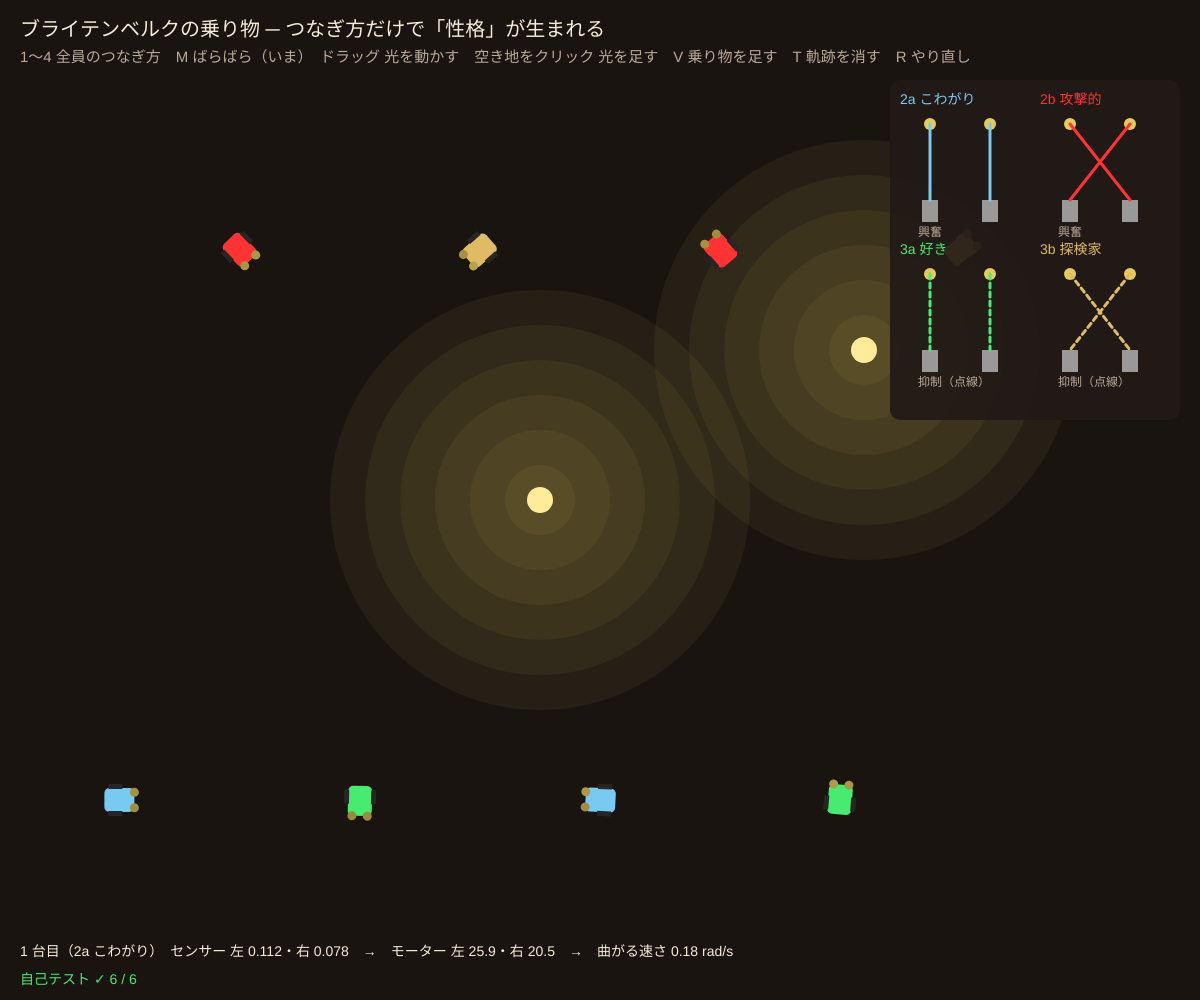
Frame 1 (no input)
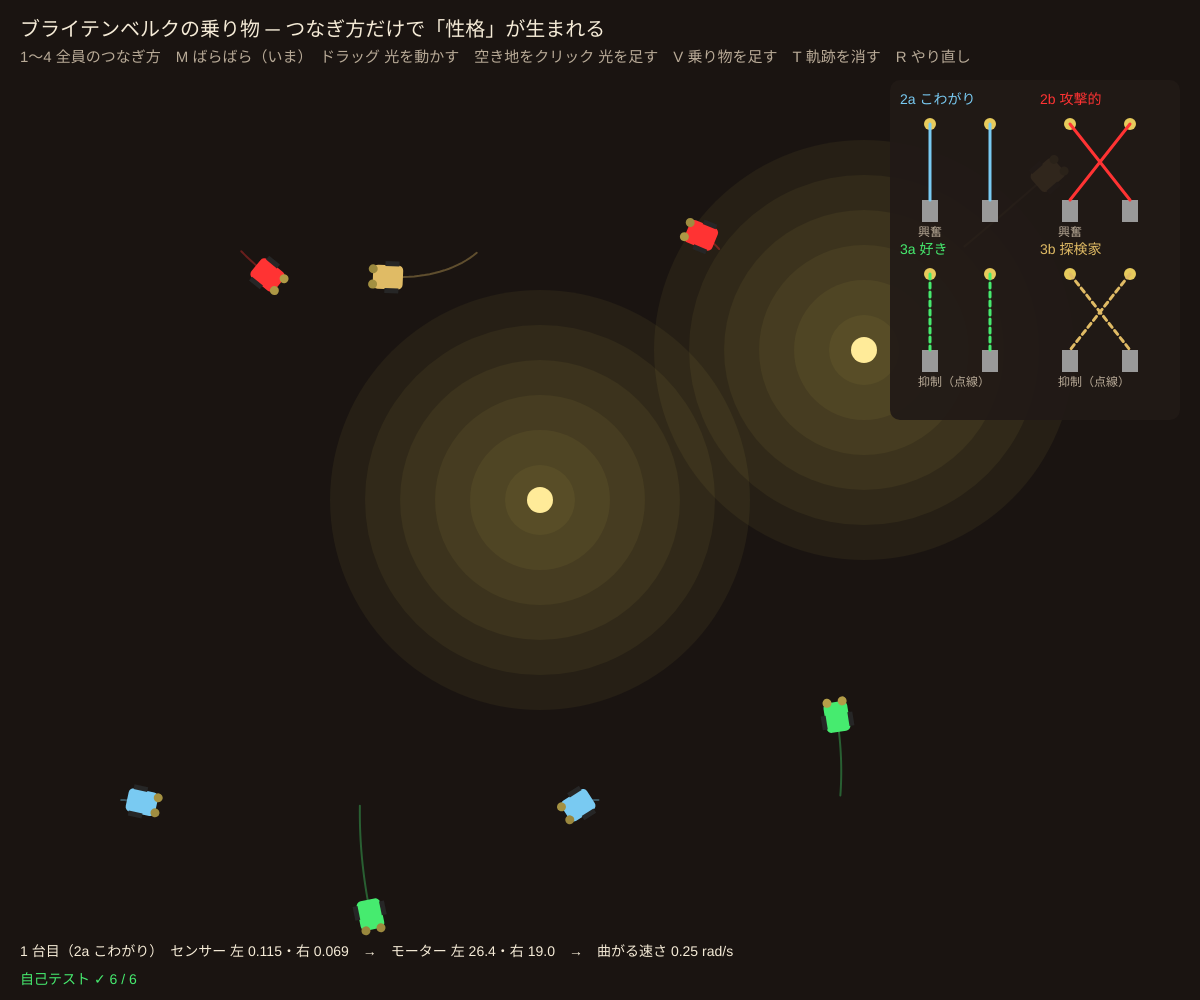
Frame 60 (no input)
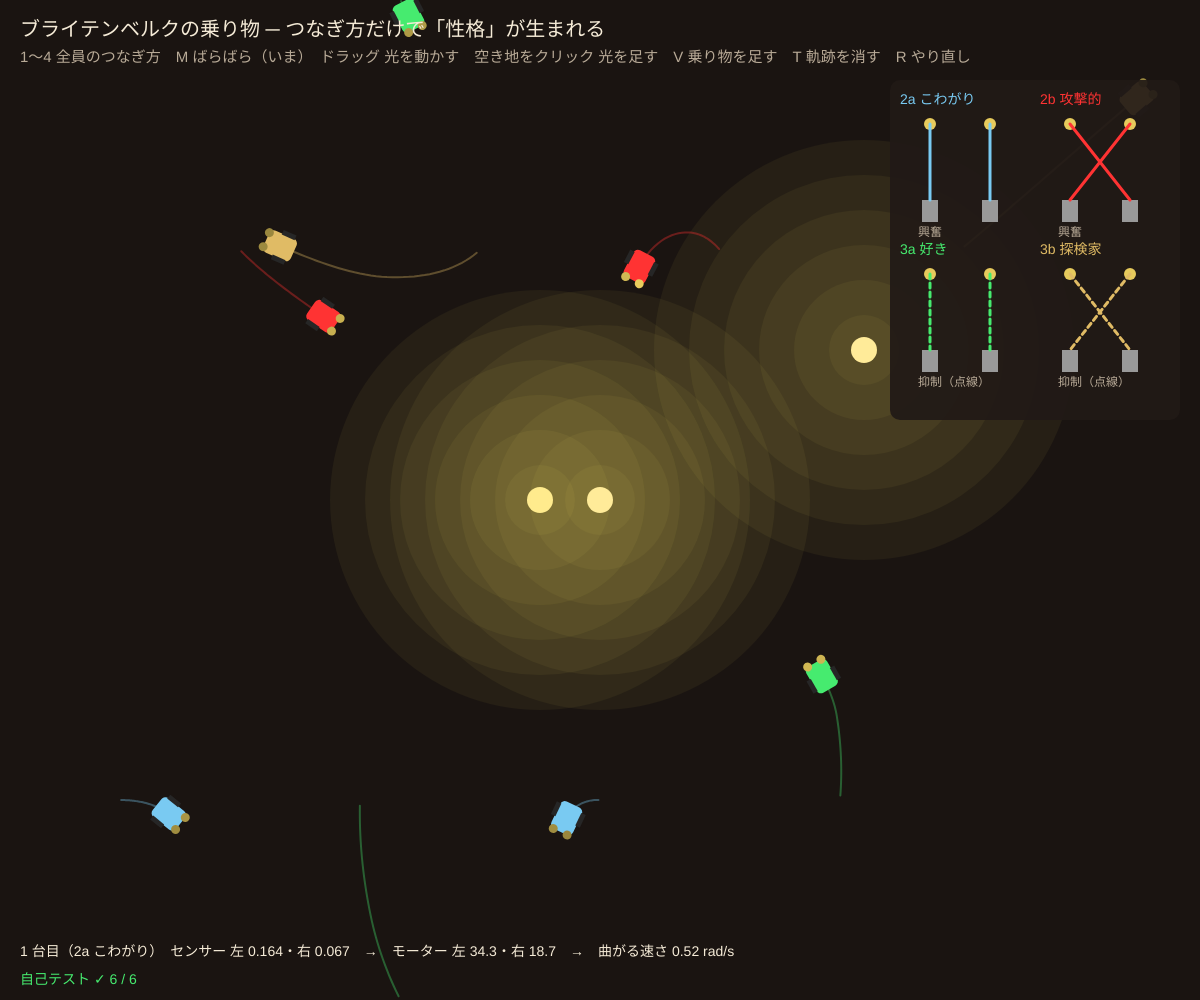
Frame 120 (the mouse pressed at the canvas centre since frame 60)

The p5.js sketch that drew these frames (run headless with seeded random() and noise() and a simulated clock; from frame 60 on, the mouse is pressed at the canvas centre):

// p5.js sketch
// ── sketch.js
// ============================================
// 08 ブライテンベルクの乗り物（1984）
// センサー 2 つ・モーター 2 つ。つなぎ方を変えるだけで、見る人には「こわがり」「攻撃的」「好き」「探検家」に見える
// 同じ側／交差 × 興奮（明るいほど速く）／抑制（明るいほど遅く）の 4 通り。中身は数行の足し算
// 1〜4 = 全員のつなぎ方 / M = ばらばら（混ぜる） / ドラッグ = 光を動かす / クリック（空き地）= 光を足す / V = 乗り物を足す / T = 軌跡を消す / R = やり直し
// ============================================

const WIRES = [
  { name: '2a こわがり', cross: false, inhib: false },
  { name: '2b 攻撃的', cross: true, inhib: false },
  { name: '3a 好き', cross: false, inhib: true },
  { name: '3b 探検家', cross: true, inhib: true },
];
const VMAX = 120, BASE = 8, KS = 160;   // ★ モーターの最大・最小の速さ、センサーの効きぐあい
const AXLE = 30, SENS_A = 0.5, SENS_D = 16;   // 車輪の間、センサーの角度と前への距離
let lamps = [], cars = [], dragI = -1, sel = 0, mixMode = true;

function setup() {
  createCanvas(windowWidth, windowHeight);
  colorMode(HSB, 360, 100, 100, 100);
  selfTest();
  resetAll();
}
function resetAll() {
  lamps = [{ x: width * 0.45, y: height * 0.5, P: 1 }, { x: width * 0.72, y: height * 0.35, P: 1 }];
  cars = []; for (let i = 0; i < 8; i++) cars.push(makeCar(width * (0.1 + 0.1 * i), height * (i % 2 ? 0.25 : 0.8), i * 0.8, mixMode ? i % 4 : sel));
}
function makeCar(x, y, th, w) { return { x, y, th, w, trail: [], sL: 0, sR: 0, mL: 0, mR: 0 }; }

// ---- センサー：明るさ = Σ P ÷ (1 + (距離/150)²) × (0.5 + 0.5 cos(センサーの向きと光の向きのずれ))
function sensorAt(x, y, dir, L) {
  let s = 0;
  for (let l of L) { let dx = l.x - x, dy = l.y - y, d = Math.hypot(dx, dy); s += (l.P / (1 + (d / 150) ** 2)) * (0.5 + 0.5 * Math.cos(Math.atan2(dy, dx) - dir)); }
  return s;
}
// ---- 1 きざみ：センサー → （配線）→ モーター → 車輪の速さのちがいで曲がる
function carStep(c, L, dt, W, H, wrap) {
  let a = c.th - SENS_A, b = c.th + SENS_A;                     // 画面は y が下向きなので、角度が小さい側 = 左
  c.sL = sensorAt(c.x + SENS_D * Math.cos(a), c.y + SENS_D * Math.sin(a), a, L);
  c.sR = sensorAt(c.x + SENS_D * Math.cos(b), c.y + SENS_D * Math.sin(b), b, L);
  let w = WIRES[c.w], inL = w.cross ? c.sR : c.sL, inR = w.cross ? c.sL : c.sR;
  let motor = (s) => clampv(w.inhib ? VMAX - KS * s : BASE + KS * s, 0, VMAX * 1.5);
  c.mL = motor(inL); c.mR = motor(inR);
  let v = (c.mL + c.mR) / 2, om = (c.mL - c.mR) / AXLE;          // 左が速い → 右へ曲がる
  c.th += om * dt; c.x += v * Math.cos(c.th) * dt; c.y += v * Math.sin(c.th) * dt;
  if (wrap) { c.x = (c.x + W) % W; c.y = (c.y + H) % H; }
  return { v, om };
}

function draw() {
  background(24, 35, 10);
  for (let c of cars) {
    let ox = c.x, oy = c.y;
    for (let k = 0; k < 2; k++) carStep(c, lamps, 1 / 120, width, height, true);
    if (Math.abs(c.x - ox) > 50 || Math.abs(c.y - oy) > 50) c.trail.push(null);
    if (frameCount % 3 === 0) { c.trail.push([c.x, c.y]); if (c.trail.length > 240) c.trail.shift(); }
  }
  for (let l of lamps) { noStroke(); for (let r = 6; r > 0; r--) { fill(48, 60, 100, 5); circle(l.x, l.y, r * 70); } fill(48, 40, 100); circle(l.x, l.y, 26); }
  let cols = [[200, 50, 95], C_ALARM, C_SCOPE, C_BRASS];
  for (let c of cars) {
    stroke(col(cols[c.w], 35)); strokeWeight(2); noFill();
    let seg = []; for (let p of c.trail.concat([[c.x, c.y]])) { if (!p) { drawSeg(seg); seg = []; } else seg.push(p); } drawSeg(seg);
    push(); translate(c.x, c.y); rotate(c.th);
    noStroke(); fill(col(cols[c.w])); rect(-16, -12, 30, 24, 5);
    fill(0, 0, 15); rect(-12, -16, 14, 5); rect(-12, 11, 14, 5);
    fill(48, 60, 60 + 40 * Math.min(1, c.sL)); circle(SENS_D * Math.cos(-SENS_A), SENS_D * Math.sin(-SENS_A), 9);
    fill(48, 60, 60 + 40 * Math.min(1, c.sR)); circle(SENS_D * Math.cos(SENS_A), SENS_D * Math.sin(SENS_A), 9);
    pop();
  }

  say('ブライテンベルクの乗り物 ─ つなぎ方だけで「性格」が生まれる', 20, 36, 20);
  say('1〜4 全員のつなぎ方　M ばらばら' + (mixMode ? '（いま）' : '') + '　ドラッグ 光を動かす　空き地をクリック 光を足す　V 乗り物を足す　T 軌跡を消す　R やり直し', 20, 62, 15, C_SUB);
  // 配線の図（4 種類）
  let px = width - 300, py = 90;
  noStroke(); fill(25, 35, 13, 92); rect(px - 10, py - 10, 290, 340, 10);
  WIRES.forEach((w, i) => {
    let x = px + (i % 2) * 140, y = py + Math.floor(i / 2) * 150;
    say(w.name, x, y + 14, 14, cols[i]);
    let sx1 = x + 30, sx2 = x + 90, sy = y + 34, my = y + 110;
    fill(48, 60, 90); circle(sx1, sy, 12); circle(sx2, sy, 12); fill(0, 0, 60); rect(sx1 - 8, my, 16, 22); rect(sx2 - 8, my, 16, 22);
    stroke(col(cols[i])); strokeWeight(3);
    if (w.inhib) drawingContext.setLineDash([5, 4]);
    if (w.cross) { line(sx1, sy, sx2, my); line(sx2, sy, sx1, my); } else { line(sx1, sy, sx1, my); line(sx2, sy, sx2, my); }
    drawingContext.setLineDash([]);
    say(w.inhib ? '抑制（点線）' : '興奮', x + 18, y + 146, 12, C_SUB);
  });
  // 1 台目の数
  let c = cars[0];
  say('1 台目（' + WIRES[c.w].name + '）　センサー 左 ' + c.sL.toFixed(3) + '・右 ' + c.sR.toFixed(3) + '　→　モーター 左 ' + c.mL.toFixed(1) + '・右 ' + c.mR.toFixed(1) + '　→　曲がる速さ ' + ((c.mL - c.mR) / AXLE).toFixed(2) + ' rad/s', 20, height - 44, 14);
  drawSelfTest();
}
function drawSeg(seg) { if (seg.length < 2) return; beginShape(); for (let p of seg) vertex(p[0], p[1]); endShape(); }

function mousePressed() {
  dragI = lamps.findIndex((l) => Math.hypot(mouseX - l.x, mouseY - l.y) < 30);
  if (dragI < 0 && mouseX < width - 310 && lamps.length < 5) lamps.push({ x: mouseX, y: mouseY, P: 1 });
}
function mouseDragged() { if (dragI >= 0) { lamps[dragI].x = mouseX; lamps[dragI].y = mouseY; } }
function mouseReleased() { dragI = -1; }
function keyPressed() {
  let n = parseInt(key);
  if (n >= 1 && n <= 4) { sel = n - 1; mixMode = false; for (let c of cars) c.w = sel; }
  if (key === 'm' || key === 'M') { mixMode = true; cars.forEach((c, i) => (c.w = i % 4)); }
  if (key === 'v' || key === 'V') if (cars.length < 24) cars.push(makeCar(random(width), random(height), random(TWO_PI), mixMode ? cars.length % 4 : sel));
  if (key === 't' || key === 'T') for (let c of cars) c.trail = [];
  if (key === 'r' || key === 'R') resetAll();
}

// ---- 自己テスト（光 1 つ、まわりに壁なし）
function selfTest() {
  selfTestResults = [];
  let L = [{ x: 400, y: 0, P: 1 }];
  check('光が真正面：4 種類とも左右のモーターが同じ → まっすぐ', WIRES.every((w, i) => near(carStep(makeCar(0, 0, 0, i), L, 1e-9, 0, 0, false).om, 0, 1e-12)));
  let Lleft = [{ x: 300, y: -200, P: 1 }];                     // 前の左（y が上 = 画面の上）
  let om = WIRES.map((w, i) => carStep(makeCar(0, 0, 0, i), Lleft, 1e-9, 0, 0, false).om);
  check('光が左前：2a と 3b は右へ（離れる）、2b と 3a は左へ（向かう）', om[0] > 0 && om[3] > 0 && om[1] < 0 && om[2] < 0);
  let run = (w, T) => { let c = makeCar(0, 300, -0.4, w), minD = 1e9, d0 = Math.hypot(400, 300), v = 0; for (let k = 0; k < T * 120; k++) { v = carStep(c, L, 1 / 120, 0, 0, false).v; minD = Math.min(minD, Math.hypot(c.x - 400, c.y)); } return { c, minD, d: Math.hypot(c.x - 400, c.y), d0, v }; };
  let b = run(1, 25);
  check('2b 攻撃的：光にぶつかる（最も近い距離 ' + b.minD.toFixed(1) + ' < 20）', b.minD < 20);
  let a = run(0, 25);
  check('2a こわがり：25 秒後、はじめ（' + a.d0.toFixed(0) + '）より遠い（' + a.d.toFixed(0) + '）', a.d > a.d0);
  let l = run(2, 30);
  check('3a 好き：光のそば（' + l.d.toFixed(0) + ' < 150）でゆっくり（速さ ' + l.v.toFixed(1) + ' < ' + (0.25 * VMAX) + '）', l.d < 150 && l.v < 0.25 * VMAX);
  let e = run(3, 30);
  check('どの配線でも 30 秒後に NaN にならない', [a, b, l, e].every((r) => Number.isFinite(r.c.x + r.c.y + r.c.th)));
  reportSelfTest();
}

// ---------- やってみよう ----------
// 1. 1〜4 で全員のつなぎ方をそろえ、光をドラッグして動かそう。どれが「こわがり」に見える？
// 2. 光を 2 つ近くに置くと、3a（好き）はどちらを選ぶ？ 3b（探検家）は？
// 3. KS を 2 倍にすると、性格は「強く」なる？
// 4. 自分で配線を考えよう：左センサーを両方のモーターに興奮でつなぐと？（WIRES に 1 行足して carStep を少し変える）
// 5. ブライテンベルクの「作るのはやさしく、外から見て中身を当てるのは難しい」（下から作る心理学）を、06 のブラックボックスと比べよう


// ==================================================
// ここから下は「サイバネティクスの道具」（中身は読まなくても OK。消さないでね）
// ==================================================
function clampv(v, a, b) { return v < a ? a : v > b ? b : v; }
function fin(v, d) { return Number.isFinite(v) ? v : d; }        // NaN・Infinity なら d にもどす
// 決まった種（seed）から毎回同じ乱数列（0〜1）を出す。自己テストをいつも同じにするため
function makeRng(seed) {
  let a = seed >>> 0;
  return () => { a = (a + 0x6d2b79f5) >>> 0; let t = a; t = Math.imul(t ^ (t >>> 15), t | 1); t ^= t + Math.imul(t ^ (t >>> 7), t | 61); return ((t ^ (t >>> 14)) >>> 0) / 4294967296; };
}

// ---- 画面の道具（色は [色相, 彩度, 明るさ] の配列）
const C_TXT = [40, 12, 96], C_SUB = [35, 18, 72], C_SCOPE = [135, 70, 92], C_TUBE = [24, 85, 100], C_BRASS = [42, 55, 88], C_ALARM = [0, 80, 100];
function col(c, a) { return color(c[0], c[1], c[2], a === undefined ? 100 : a); }
function say(s, x, y, size, c) { noStroke(); fill(col(c || C_TXT)); textSize(size || 15); text(s, x, y); }
// オシロスコープ風の枠
function plotFrame(x, y, w, h, title) {
  noStroke(); fill(130, 40, 6, 90); rect(x, y, w, h, 6);
  stroke(130, 40, 40, 40); strokeWeight(1);
  for (let k = 1; k < 4; k++) line(x, y + (h * k) / 4, x + w, y + (h * k) / 4);
  noFill(); stroke(C_BRASS[0], C_BRASS[1], 60); rect(x, y, w, h, 6);
  if (title) say(title, x + 8, y + 18, 13, C_SUB);
}
// arr の値を lo〜hi の範囲で、枠 (x, y, w, h) に折れ線で描く（n = 横に並べる点の数）
function plotLine(arr, x, y, w, h, lo, hi, c, n, wt) {
  if (!arr || arr.length < 2) return;
  n = n || arr.length;
  stroke(col(c)); strokeWeight(wt || 2); noFill();
  beginShape();
  for (let i = 0; i < arr.length; i++) vertex(x + (i / (n - 1)) * w, y + h - clampv((fin(arr[i], lo) - lo) / (hi - lo), 0, 1) * h);
  endShape();
}
function hLine(v, x, y, w, h, lo, hi, c) {   // グラフの中の水平線（目標値など）
  let yy = y + h - clampv((v - lo) / (hi - lo), 0, 1) * h;
  stroke(col(c, 70)); strokeWeight(1); drawingContext.setLineDash([6, 5]); line(x, yy, x + w, yy); drawingContext.setLineDash([]);
}
// ブロック図の箱（名前と今の値）
function blockBox(x, y, w, h, name, val, c) {
  stroke(col(c || C_BRASS)); strokeWeight(2); fill(25, 40, 16); rect(x, y, w, h, 8);
  noStroke(); fill(col(C_TXT)); textAlign(CENTER, CENTER); textSize(15); text(name, x + w / 2, y + h / 2 - (val === undefined ? 0 : 10));
  if (val !== undefined) { fill(col(c || C_TUBE)); textSize(14); text(val, x + w / 2, y + h / 2 + 12); }
  textAlign(LEFT, BASELINE);
}
// 信号の矢印：点が流れて「ループを回る」ようすを見せる（phase = 0〜1）
function flowArrow(x1, y1, x2, y2, c, phase, label) {
  stroke(col(c)); strokeWeight(2); line(x1, y1, x2, y2);
  let a = Math.atan2(y2 - y1, x2 - x1);
  noStroke(); fill(col(c)); triangle(x2, y2, x2 - 11 * Math.cos(a - 0.4), y2 - 11 * Math.sin(a - 0.4), x2 - 11 * Math.cos(a + 0.4), y2 - 11 * Math.sin(a + 0.4));
  for (let k = 0; k < 3; k++) { let f = (phase + k / 3) % 1; circle(x1 + (x2 - x1) * f, y1 + (y2 - y1) * f, 6); }
  if (label) { fill(col(C_SUB)); textSize(13); text(label, (x1 + x2) / 2 + 6, (y1 + y2) / 2 - 6); }
}

// ---- 自己テストの道具
let selfTestResults = [];
function check(name, cond) { selfTestResults.push({ name, ok: !!cond }); }
function near(a, b, tol) { return Number.isFinite(a) && Math.abs(a - b) <= (tol === undefined ? 1e-9 : tol); }
function reportSelfTest() { for (let r of selfTestResults) (r.ok ? console.log : console.error)((r.ok ? '✓ ' : '✗ ') + r.name); }
function selfTestLine() { let n = selfTestResults.filter((r) => r.ok).length; return '自己テスト ' + (n === selfTestResults.length ? '✓ ' : '✗ ') + n + ' / ' + selfTestResults.length; }
function drawSelfTest() { say(selfTestLine(), 20, height - 16, 14, selfTestResults.every((r) => r.ok) ? C_SCOPE : C_ALARM); }
